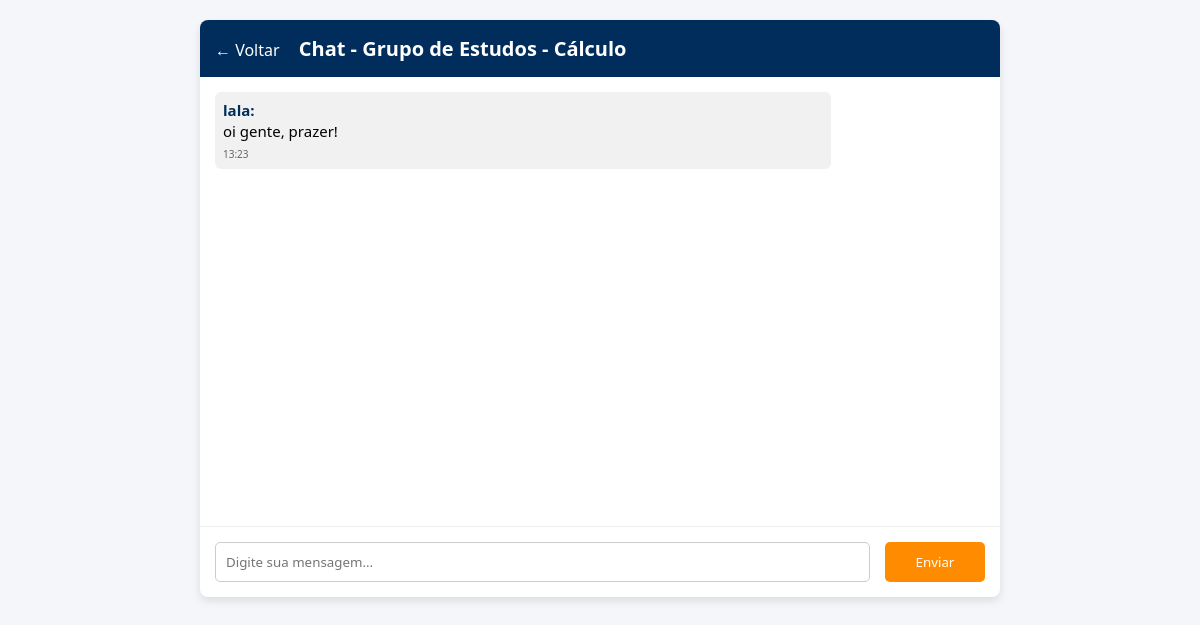
Page /comunidades/chat/1/ (signed in) on the earlier database version.
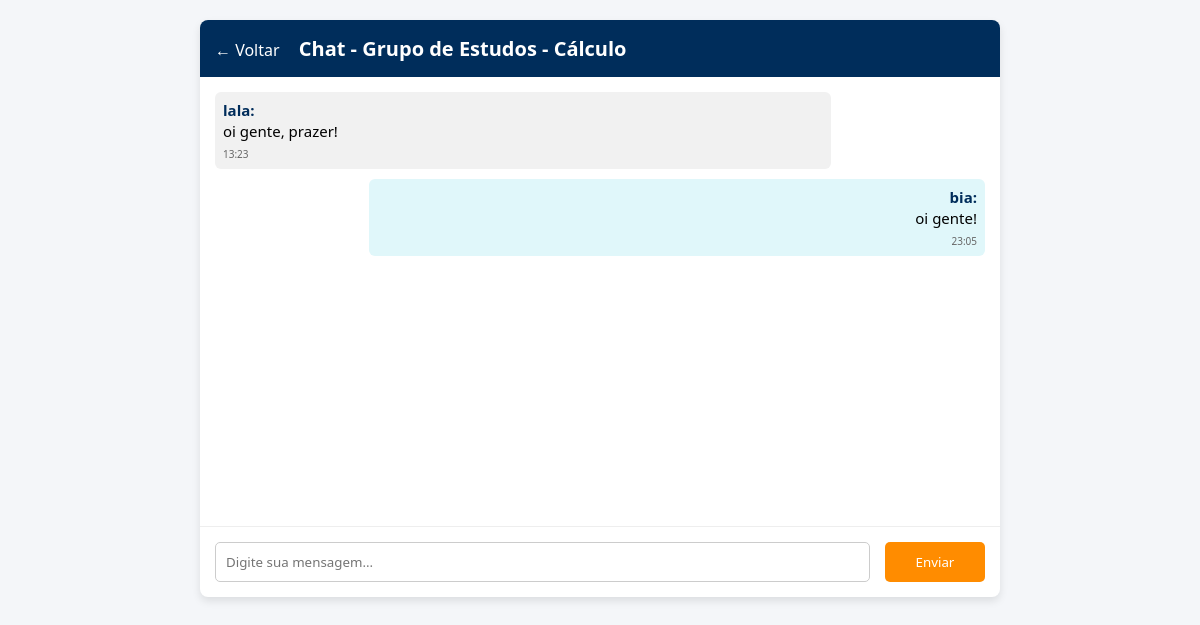
Same page on the later database version.
### core/models.py (models this page shows, shortened)
class MensagemComunidade(models.Model):
    comunidade = models.ForeignKey('Comunidade', on_delete=models.CASCADE, related_name='mensagens')
    autor = models.ForeignKey(settings.AUTH_USER_MODEL, on_delete=models.CASCADE)
    conteudo = models.TextField()
    data_envio = models.DateTimeField(auto_now_add=True)
    class Meta:
        ordering = ['data_envio']

### core/views.py (the view)
# urls.py: path('comunidades/chat/<int:pk>/', views.chat_comunidade, name='chat_comunidade'),
@login_required
def chat_comunidade(request, pk):
    comunidade = get_object_or_404(Comunidade, pk=pk)
    if request.method == 'POST':
        form = MensagemForm(request.POST)
        if form.is_valid():
            mensagem = form.save(commit=False)
            mensagem.comunidade = comunidade
            mensagem.autor = request.user
            mensagem.save()
            return redirect('chat_comunidade', pk=pk)
    else:
        form = MensagemForm()
    mensagens = MensagemComunidade.objects.filter(comunidade=comunidade).order_by('data_envio')[:50]
    context = {
        'comunidade': comunidade,
        'mensagens': mensagens,
        'form_mensagem': form,
        'usuario': request.user
    }
    return render(request, 'core/chat_comunidade.html', context)

### core/forms.py
class MensagemForm(forms.ModelForm):
    class Meta:
        model = MensagemComunidade
        fields = ['conteudo']
        widgets = {
            'conteudo': forms.TextInput(attrs={'placeholder': 'Digite sua mensagem...', 'autocomplete': 'off'}),
        }

### core/templates/core/chat_comunidade.html (shortened to what this page needs)
{% load static %}
<!DOCTYPE html>
<html lang="pt-BR">
<head>
    <link rel="stylesheet" href="{% static 'css/estilo/estilo3.css' %}">
</head>
<body>
    <div class="chat-container">
        <header style="padding: 15px; background-color: #002D5B; color: white; border-radius: 8px 8px 0 0;">
            <a href="{% url 'comunidades' %}" style="color: white; text-decoration: none; margin-right: 15px;">&larr; Voltar</a>
            <h1 style="display: inline; font-size: 20px;">Chat - {{ comunidade.nome }}</h1>
        </header>
        <div class="chat-historico">
            {% for mensagem in mensagens %}
                <div class="mensagem-item {% if mensagem.autor == request.user %}mensagem-minha{% else %}mensagem-outra{% endif %}">
                    <strong>{{ mensagem.autor.username }}:</strong>
                    <br>
                    {{ mensagem.conteudo }}
                    <span style="font-size: 10px; color: #666; display: block; margin-top: 5px;">{{ mensagem.data_envio|date:"H:i" }}</span>
                </div>
            {% empty %}
                <p style="text-align: center; color: #999;">Seja o primeiro a enviar uma mensagem!</p>
            {% endfor %}
        </div>
        {% if request.user.is_authenticated %}
            <form class="chat-form" method="post" action="{% url 'chat_comunidade' pk=comunidade.pk %}" style="padding: 15px; display: flex; justify-content: space-between;">
                {{ form_mensagem.conteudo }}
                <button type="submit">Enviar</button>
            </form>
        {% else %}
            <p style="text-align: center; padding: 15px;">Faça login para participar do chat.</p>
        {% endif %}
    </div>
</body>
</html>

Differences in the rows shown:
added MensagemComunidade: autor.username "bia", conteudo "oi gente!", data_envio "23:05"
